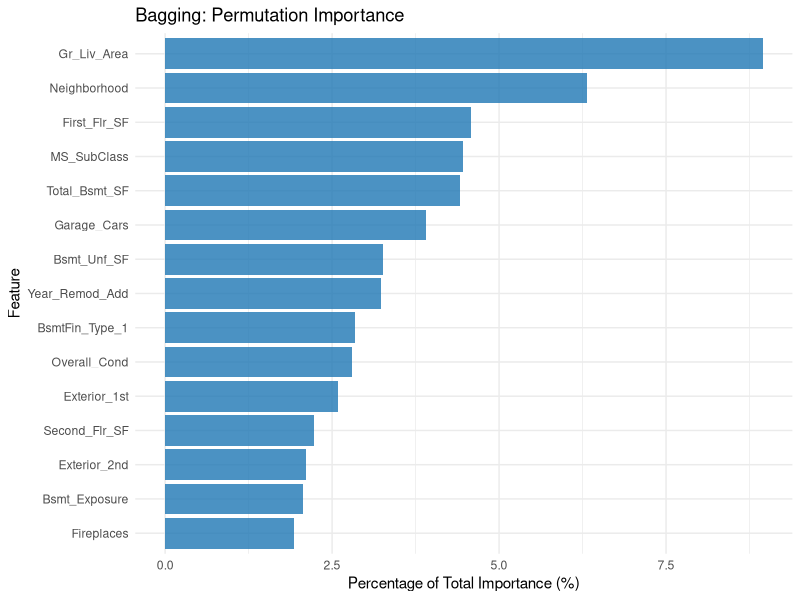

The R script that drew this image:
library(randomForest)
library(dplyr)
library(ggplot2)
library(modeldata)

set.seed(42)

# Load Ames housing data
data(ames, package = "modeldata")

# Identify predictors
predictor_cols <- setdiff(names(ames), "Sale_Price")

# Bagging model (mtry = all features = 73)
bagging_model <- randomForest(Sale_Price ~ ., 
                              data = ames[, c(predictor_cols, "Sale_Price")],
                              ntree = 100,
                              mtry = 73,
                              importance = TRUE)

# Extract permutation importance (type = 1)
bagging_importance <- importance(bagging_model, type = 1)
colnames(bagging_importance) <- "Importance"

# Convert to data frame and sort
bagging_df <- data.frame(
  Feature = rownames(bagging_importance),
  Importance = bagging_importance[, 1]
) %>% arrange(desc(Importance))

# Remove features with zero or negative importance
bagging_df <- bagging_df %>% filter(Importance > 0)

# Convert to percentage of total
total_imp_bag <- sum(bagging_df$Importance)
bagging_df <- bagging_df %>%
  mutate(Percentage_of_Total = (Importance / total_imp_bag) * 100)

# Print all features with importance (table)
print(bagging_df %>% mutate(across(where(is.numeric), ~round(., 2))))

# Take top 15 for plotting
bagging_top15 <- bagging_df %>% head(15)

# Create bar plot
p_bagging <- ggplot(bagging_top15, aes(x = reorder(Feature, Percentage_of_Total), y = Percentage_of_Total)) +
  geom_bar(stat = "identity", fill = "#1f77b4", alpha = 0.8) +
  coord_flip() +
  labs(title = "Bagging: Permutation Importance", 
       x = "Feature", 
       y = "Percentage of Total Importance (%)") +
  theme_minimal()

# Display plot
print(p_bagging)
